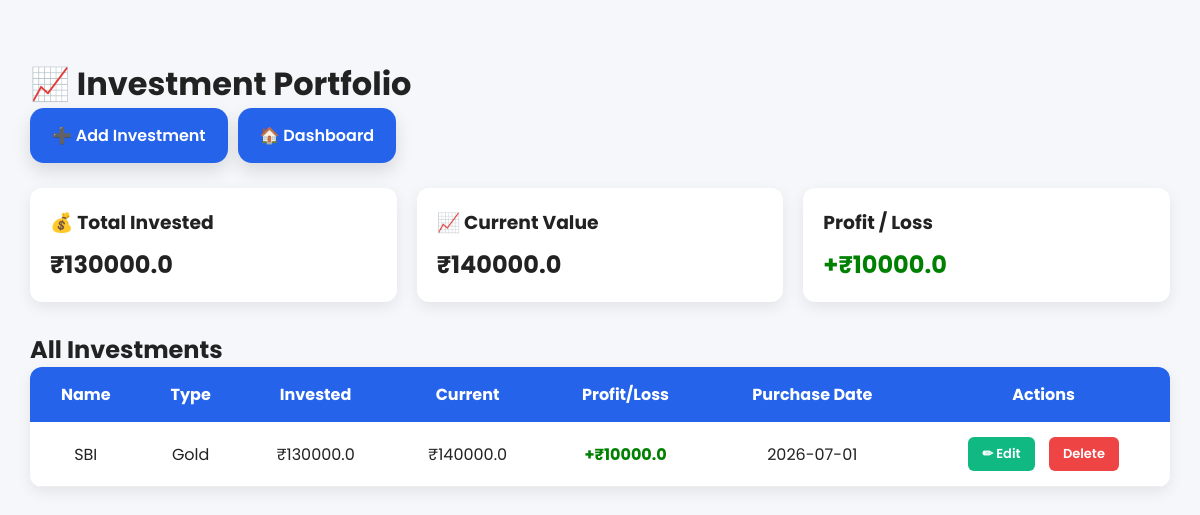
The page /investments (signed in) on the database its author committed.
### models/investment.py (models this page shows)
class Investment(db.Model):
    __tablename__ = "investments"
    id = db.Column(db.Integer, primary_key=True)
    user_id = db.Column(db.Integer, nullable=False)
    name = db.Column(db.String(100), nullable=False)
    type = db.Column(db.String(50), nullable=False)
    invested_amount = db.Column(db.Float, nullable=False)
    current_value = db.Column(db.Float, nullable=False)
    purchase_date = db.Column(db.Date, nullable=False)

### app.py (the view)
@app.route("/investments")
def investments():
    if "user_id" not in session:
        return redirect(url_for("login"))
    investments = Investment.query.filter_by(
        user_id=session["user_id"]
    ).all()
    total_invested = sum(i.invested_amount for i in investments)
    current_value = sum(i.current_value for i in investments)
    profit_loss = current_value - total_invested
    return render_template(
        "investments.html",
        investments=investments,
        total_invested=total_invested,
        current_value=current_value,
        profit_loss=profit_loss
    )

### templates/investments.html (shortened to what this page needs)
<!DOCTYPE html>
<html lang="en">
<head>
<link rel="stylesheet" href="{{ url_for('static', filename='css/dashboard.css') }}">
</head>
<body>
<div class="container">
<h1>📈 Investment Portfolio</h1>
<div class="top-buttons">
<a href="{{ url_for('add_investment') }}" class="btn">
➕ Add Investment
</a>
<a href="{{ url_for('dashboard') }}" class="btn">
🏠 Dashboard
</a>
</div>
<div class="stats">
<div class="stat-card">
<h3>💰 Total Invested</h3>
<h2>₹{{ total_invested }}</h2>
</div>
<div class="stat-card">
<h3>📈 Current Value</h3>
<h2>₹{{ current_value }}</h2>
</div>
<div class="stat-card">
<h3>Profit / Loss</h3>
{% if profit_loss >= 0 %}
<h2 class="profit">+₹{{ profit_loss }}</h2>
{% else %}
<h2 class="loss">₹{{ profit_loss }}</h2>
{% endif %}
</div>
</div>
<h2>All Investments</h2>
<table>
<tr>
<th>Name</th>
<th>Type</th>
<th>Invested</th>
<th>Current</th>
<th>Profit/Loss</th>
<th>Purchase Date</th>
<th>Actions</th>
</tr>
{% for i in investments %}
<tr>
<td>{{ i.name }}</td>
<td>{{ i.type }}</td>
<td>₹{{ i.invested_amount }}</td>
<td>₹{{ i.current_value }}</td>
<td>
{% if i.current_value - i.invested_amount >= 0 %}
<span class="profit">
+₹{{ i.current_value - i.invested_amount }}
</span>
{% else %}
<span class="loss">
₹{{ i.current_value - i.invested_amount }}
</span>
{% endif %}
</td>
<td>{{ i.purchase_date }}</td>
<td>
<a href="{{ url_for('edit_investment', id=i.id) }}"
class="edit-btn">
✏ Edit
</a>
<a href="{{ url_for('delete_investment', id=i.id) }}"
class="delete-btn"
onclick="return confirm('Delete this investment?');">
 Delete
</a>
</td>
</tr>
{% endfor %}
</table>
</div>
</body>
</html>

### static/css/dashboard.css (style rules this page uses)
* { margin:0; padding:0; box-sizing:border-box; font-family:'Poppins',sans-serif; }
body { background:#F3F7FC; color:#222; }
.container { width:95%; max-width:1200px; margin:auto; padding:20px 0; }
.stats { display:grid; grid-template-columns:repeat(4,1fr); gap:18px; margin-bottom:25px; }
.top-buttons { display:flex; align-items:center; gap:15px; flex-wrap:wrap; margin-bottom:25px; }
.top-buttons a { height:55px; padding:0 22px; display:flex; align-items:center; justify-content:center; border-radius:14px; text-decoration:none; font-weight:600; color:#fff; box-shadow:0 8px 18px rgba(0,0,0,.12); transition:.25s; }
.edit-btn, .delete-btn, .receipt-btn { text-decoration:none; color:#fff; padding:8px 14px; border-radius:10px; font-size:13px; font-weight:600; transition:.25s; }
.edit-btn { background:#2563EB; }
.delete-btn { background:#EF4444; }

### templates/investments.html (style rules this page uses)
body { background:#f5f7fb; font-family:'Poppins',sans-serif; }
.container { width:95%; max-width:1200px; margin:40px auto; }
.top-buttons { display:flex; gap:10px; margin-bottom:25px; }
.btn { background:#2563EB; color:white; padding:10px 18px; border-radius:8px; text-decoration:none; font-weight:600; }
.stats { display:grid; grid-template-columns:repeat(auto-fit,minmax(220px,1fr)); gap:20px; margin-bottom:30px; }
.stat-card { background:white; padding:20px; border-radius:12px; box-shadow:0 5px 15px rgba(0,0,0,.08); }
.stat-card h3 { margin-bottom:10px; }
table { width:100%; border-collapse:collapse; background:white; border-radius:12px; overflow:hidden; box-shadow:0 5px 15px rgba(0,0,0,.08); }
th { background:#2563EB; color:white; padding:15px; }
td { padding:15px; border-bottom:1px solid #eee; text-align:center; }
.edit-btn { background:#10B981; color:white; padding:7px 14px; border-radius:6px; text-decoration:none; margin-right:10px; display:inline-block; }
.delete-btn { background:#EF4444; color:white; padding:7px 14px; border-radius:6px; text-decoration:none; display:inline-block; }
.profit { color:green; font-weight:bold; }

### rows shown on the page
Investment: name "SBI", type "Gold", invested_amount "130000.0", current_value "140000.0", i.current_value-i.invested_amount "10000.0", purchase_date "2026-07-01"

### other values the page prints
{{ total_invested }} "130000.0"
{{ current_value }} "140000.0"
{{ profit_loss }} "10000.0"
